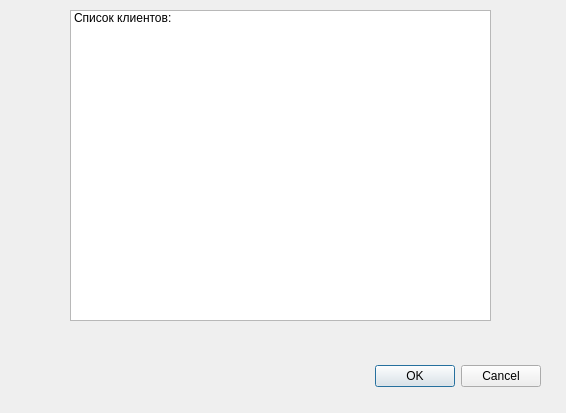
<?xml version="1.0" encoding="UTF-8"?>
<ui version="4.0">
 <class>Dialog</class>
 <widget class="QDialog" name="Dialog">
  <property name="geometry">
   <rect>
    <x>0</x>
    <y>0</y>
    <width>566</width>
    <height>413</height>
   </rect>
  </property>
  <property name="windowTitle">
   <string>Dialog</string>
  </property>
  <widget class="QDialogButtonBox" name="buttonBox">
   <property name="geometry">
    <rect>
     <x>200</x>
     <y>360</y>
     <width>341</width>
     <height>32</height>
    </rect>
   </property>
   <property name="orientation">
    <enum>Qt::Orientation::Horizontal</enum>
   </property>
   <property name="standardButtons">
    <set>QDialogButtonBox::StandardButton::Cancel|QDialogButtonBox::StandardButton::Ok</set>
   </property>
  </widget>
  <widget class="QListWidget" name="listWidget">
   <property name="geometry">
    <rect>
     <x>70</x>
     <y>10</y>
     <width>421</width>
     <height>311</height>
    </rect>
   </property>
   <item>
    <property name="text">
     <string>Список клиентов: </string>
    </property>
   </item>
  </widget>
 </widget>
 <resources/>
 <connections>
  <connection>
   <sender>buttonBox</sender>
   <signal>accepted()</signal>
   <receiver>Dialog</receiver>
   <slot>accept()</slot>
   <hints>
    <hint type="sourcelabel">
     <x>248</x>
     <y>254</y>
    </hint>
    <hint type="destinationlabel">
     <x>157</x>
     <y>274</y>
    </hint>
   </hints>
  </connection>
  <connection>
   <sender>buttonBox</sender>
   <signal>rejected()</signal>
   <receiver>Dialog</receiver>
   <slot>reject()</slot>
   <hints>
    <hint type="sourcelabel">
     <x>316</x>
     <y>260</y>
    </hint>
    <hint type="destinationlabel">
     <x>286</x>
     <y>274</y>
    </hint>
   </hints>
  </connection>
 </connections>
</ui>
